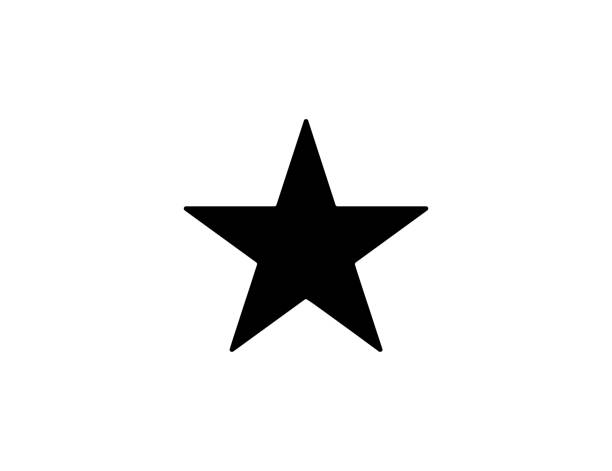
#> input picture 24_Corvex_Hull_ile_dışbükey_bulma/yildiz.jpg, 612 x 471 px
$ python '24_convex_hull_ile_dışbukey.py'
#> lines starting #> are read from the running program, lines starting #| are printed output that depends on the picture; after the words box and inside, x2 and y2 are one past the last pixel; in counts of white or black regions, pixels touching at a corner belong together
import cv2
import numpy as np
img=cv2.imread("yildiz.jpg")
#> img is the input picture: shape (471, 612, 3); min 0, max 255, mean 237.4
gri=cv2.cvtColor(img,cv2.COLOR_BGR2GRAY)
ret,thresh=cv2.threshold(gri,75,200,cv2.THRESH_BINARY)
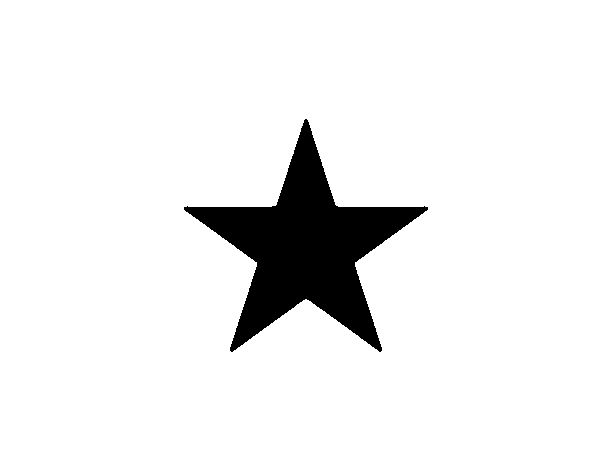
#> thresh: shape (471, 612); values 0 (black) and 200 (white), 93.2% white; 1 black region
contur,h=cv2.findContours(thresh,cv2.RETR_TREE,cv2.CHAIN_APPROX_SIMPLE)
#> contur = 2 contours; box (x1, y1, x2, y2) and area: (0, 0, 612, 471) 287170, (183, 118, 429, 353) 20105; h = [[-1, -1, 1, -1], [-1, -1, -1, 0]]
h=list()
for i in range(len(contur)):
    h.append(cv2.convexHull(contur[i],False))
#> this loop made 2 passes
#> after the loop, h = 2 contours; box (x1, y1, x2, y2) and area: (0, 0, 612, 471) 287170, (183, 118, 429, 353) 39831

z=np.zeros((thresh.shape[0],thresh.shape[1],3),np.uint8)
for i in range(len(contur)):
    cv2.drawContours(z,contur,i,(255,0,0),3,8)
    cv2.drawContours(z,h,i,(0,255,0),1,8)
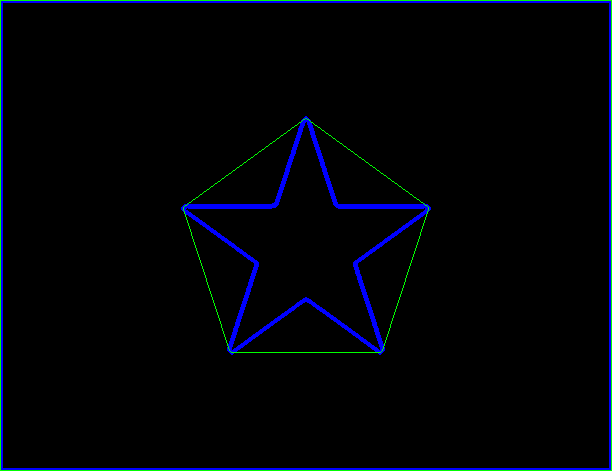
#> z: shape (471, 612, 3); mean of channels 0, 1, 2 7.5, 2.5, 0; drawn as B, G, R

cnt=h[0]
#> cnt = [[611, 0], [611, 470], [0, 470], [0, 0]]
M=cv2.moments(cnt)
#> M = moments, m00 287170, centre m10/m00, m01/m00 = (305.5, 235)
alan=cv2.contourArea(cnt)
#> alan = 287170
print(alan)
#| 287170.0
cevre=cv2.arcLength(cnt,True)
#> cevre = 2162
print(cevre)
#| 2162.0
cv2.imshow("Resim",z)
cv2.waitKey(0)
cv2.destroyAllWindows()
